Frame 1 (no input): blank canvas, image omitted
Frame 60 (no input): blank canvas, image omitted
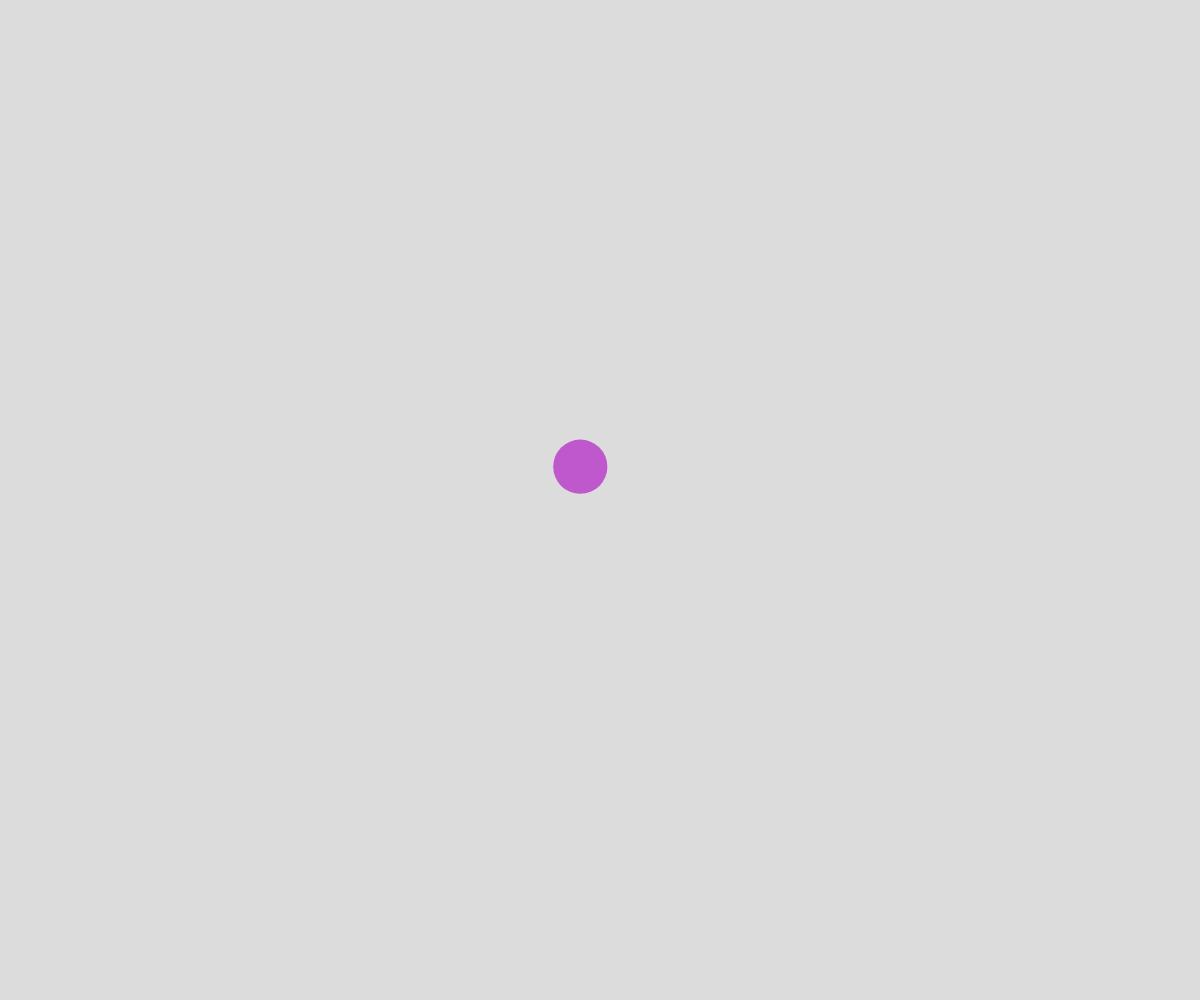
Frame 120 (the mouse pressed at the canvas centre since frame 60)

The p5.js sketch whose frames 1 and 60 were blank and that drew this single picture after the mouse press (run headless with seeded random() and noise() and a simulated clock; from frame 60 on, the mouse is pressed at the canvas centre):

// p5.js sketch
// ── sketch.js
// Connected Nodes OOP Demo

let nodes = [];

function setup() {
  createCanvas(windowWidth, windowHeight);
}

function draw() {
  background(220);

  //draw lines first
  for (let node of nodes) {
    node.update();
    node.connectTo(nodes);
  }

  //draw the circles after
  for (let node of nodes) {
    node.display();
  }
}

function mousePressed() {
  let somePoint = new MovingPoint(mouseX, mouseY);
  nodes.push(somePoint);
}


class MovingPoint {
  constructor(x, y) {
    this.x = x;
    this.y = y;
    this.xTime = random(1000);
    this.yTime = random(1000);
    this.deltaTime = 0.05;
    this.radius = 15;
    this.speed = 5;
    this.color = color(random(255), random(255), random(255));
    this.reach = 200;
    this.minRadius = 15;
    this.maxRadius = 30;
  }

  display() {
    noStroke();
    fill(this.color);
    circle(this.x, this.y, this.radius*2);
  }

  update() {
    this.move();
    this.wrapAroundScreen();
    this.adjustSizeByMouse();
  }

  adjustSizeByMouse() {
    let mouseDistance = dist(this.x, this.y, mouseX, mouseY);
    if (mouseDistance < this.reach) {
      let theSize = map(mouseDistance, 0, this.reach, this.maxRadius, this.minRadius);
      this.radius = theSize;
    }
    else {
      this.radius = this.minRadius;
    }
  }

  connectTo(nodesArray) {
    for (let otherNode of nodesArray) {
      if (this !== otherNode) {
        let distanceAway = dist(this.x, this.y, otherNode.x, otherNode.y);
        if (distanceAway < this.reach) {
          stroke(this.color);
          line(this.x, this.y, otherNode.x, otherNode.y);
        }
      }
    }
  }

  wrapAroundScreen() {
    if (this.x < 0) {
      this.x += width;
    }
    if (this.x > width) {
      this.x -= width;
    }
    if (this.y < 0) {
      this.y += height;
    }
    if (this.y > height) {
      this.y -= height;
    }
  }

  move() {
    let dx = noise(this.xTime);
    let dy = noise(this.yTime);

    // console.log(dx, dy);
    //scale from 0-1 to movement speed
    dx = map(dx, 0, 1, -this.speed, this.speed);
    dy = map(dy, 0, 1, -this.speed, this.speed);

    //move point
    this.x += dx;
    this.y += dy;

    //move on the time axis
    this.xTime += this.deltaTime;
    this.yTime += this.deltaTime;
  }
}
